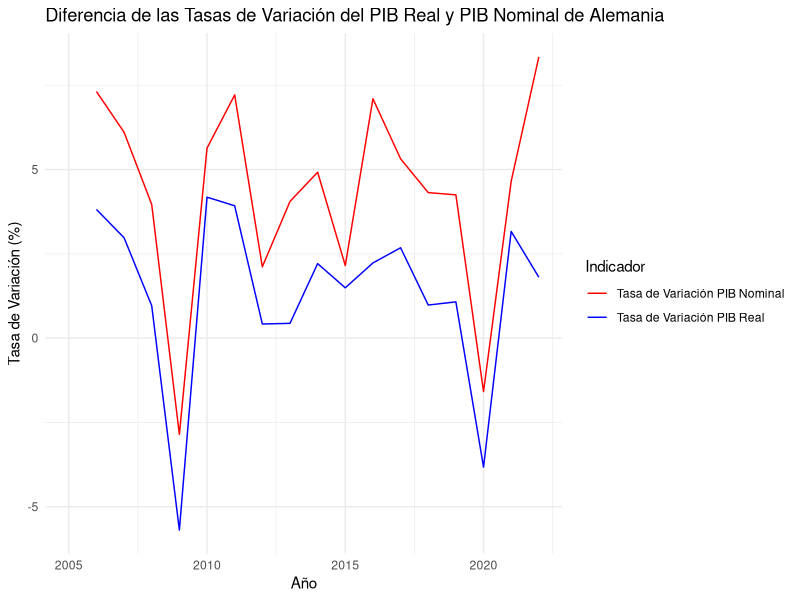
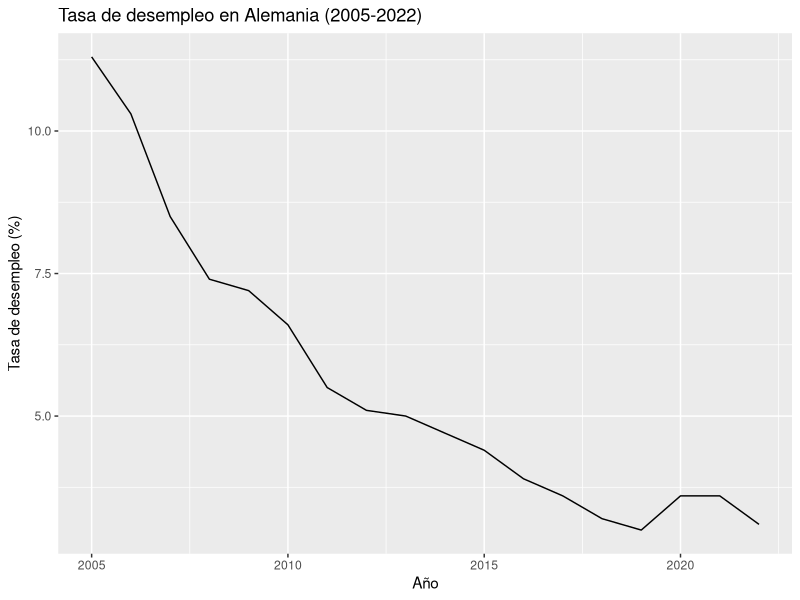

Generate these figures, in order, with R:
## ---- chunk 1

## ---- chunk 2
# Cargar todas las librerías necesarias
library(readr)
library(dplyr)
library(knitr)
library(tidyverse)
library(ggplot2)
## ---- chunk 3
# Crear un dataframe con los datos proporcionados del PIB real de Alemania
data_pibreal <- data.frame(
  Año = c(2005, 2006, 2007, 2008, 2009, 2010, 2011, 2012, 2013, 2014, 2015, 2016, 2017, 2018, 2019, 2020, 2021, 2022),
  PIB_Real_Millones = c(
    3373000.7, 3501729.3, 3605956.7, 3640569.6, 3433281.5, 3576788.6, 3717184.5,
    3732740.8, 3749074.9, 3831912.4, 3889081.9, 3975808.4, 4082369.3, 4122426.8,
    4166762.3, 4007310.0, 4134094.1, 4208764.4
  )
)

# Mostrar el dataframe del PIB real de Alemania
print(data_pibreal)

# Calcular la tasa de variación del PIB real en porcentaje
tasa_variacion <- (data_pibreal$PIB_Real_Millones - lag(data_pibreal$PIB_Real_Millones)) / lag(data_pibreal$PIB_Real_Millones) * 100

# Crear un nuevo dataframe con la tasa de variación
data_tasa_variacion <- data.frame(
  Año = data_pibreal$Año,
  Tasa_Variacion_PIB_Real = tasa_variacion
)

# Mostrar el nuevo dataframe con la tasa de variación
print(data_tasa_variacion)
## ---- chunk 4
# Crear un dataframe con los datos proporcionados del PIB nominal de Alemania
data_pibnominal <- data.frame(
  Año = c(2005, 2006, 2007, 2008, 2009, 2010, 2011, 2012, 2013, 2014, 2015, 2016, 2017, 2018, 2019, 2020, 2021, 2022),
  PIB_Nominal_Millones = c(
    2622039.8, 2813824.9, 2985617.3, 3103958.2, 3015332.3, 3185267.9, 3415020.0,
    3487234.4, 3628559.3, 3807114.5, 3889081.9, 4165169.9, 4386729.2, 4576056.5,
    4770495.5, 4694786.2, 4913166.1, 5323008.1
  )
)

# Mostrar el dataframe del PIB nominal de Alemania
print(data_pibnominal)

# Calcular la tasa de variación del PIB nominal de Alemania
data_pibnominal$Tasa_Variacion <- c(NA, diff(data_pibnominal$PIB_Nominal_Millones) / data_pibnominal$PIB_Nominal_Millones[-length(data_pibnominal$PIB_Nominal_Millones)] * 100)

# Mostrar el dataframe del PIB nominal de Alemania con la tasa de variación
print(data_pibnominal)
## ---- chunk 5
# Cargar la biblioteca ggplot2 para crear gráficos
library(ggplot2)

# Combina los dataframes de la tasa de variación del PIB real y del PIB nominal por el año
combined_data <- merge(data_tasa_variacion, data_pibnominal, by = "Año")

# Crea un gráfico de líneas agrupado con la diferencia de las tasas de variación en diferentes colores
ggplot(combined_data, aes(x = Año)) +
  geom_line(aes(y = Tasa_Variacion_PIB_Real, color = "Tasa de Variación PIB Real")) +
  geom_line(aes(y = Tasa_Variacion, color = "Tasa de Variación PIB Nominal")) +
  labs(
    title = "Diferencia de las Tasas de Variación del PIB Real y PIB Nominal de Alemania",
    x = "Año",
    y = "Tasa de Variación (%)",
    color = "Indicador"
  ) +
  scale_color_manual(values = c("Tasa de Variación PIB Real" = "blue", "Tasa de Variación PIB Nominal" = "red")) +
  theme_minimal()
## ---- chunk 6
# Cargar la librería necesaria
library(dplyr)

# Crear un dataframe con los datos
data_desempleados <- data.frame(
  Time = c(2005, 2006, 2007, 2008, 2009, 2010, 2011, 2012, 2013, 2014, 2015, 2016, 2017, 2018, 2019, 2020, 2021, 2022),
  Country = "Germany",
  Unit = "Percentage",
  UnemploymentRate = c(11.3, 10.3, 8.5, 7.4, 7.2, 6.6, 5.5, 5.1, 5.0, 4.7, 4.4, 3.9, 3.6, 3.2, 3.0, 3.6, 3.6, 3.1)
)

# Imprimir el dataframe
print(data_desempleados)

# Cargar la librería ggplot2
library(ggplot2)

# Crear un gráfico de líneas
ggplot(data_desempleados, aes(x = Time, y = UnemploymentRate)) +
  geom_line() +
  labs(
    title = "Tasa de desempleo en Alemania (2005-2022)",
    x = "Año",
    y = "Tasa de desempleo (%)"
  )
